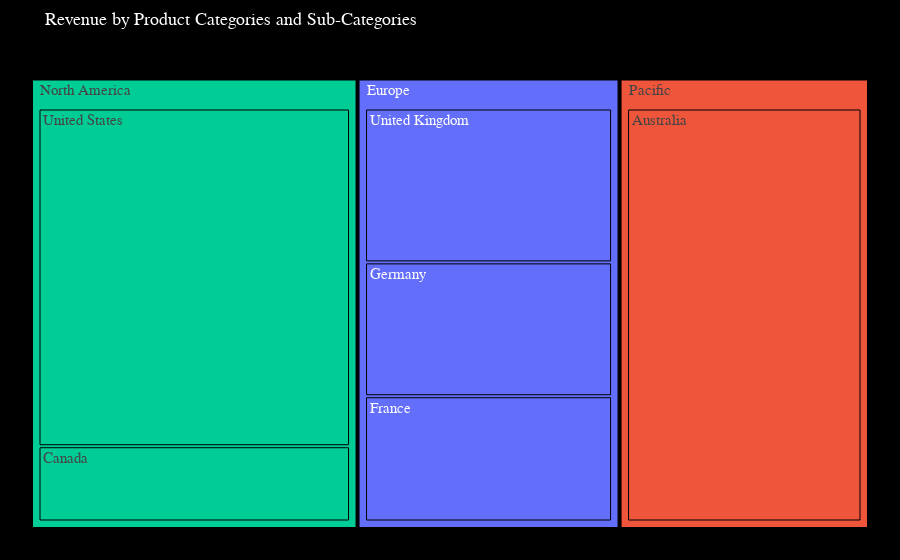

The notebook cell saved with this chart:
### Code cell
fig = px.treemap(data_frame = all_data, values = "Revenue", path = ["Continent", "Country"], color = "Continent",
                  color_continuous_scale='Viridis', hover_name = "Country",  hover_data={'Revenue': True, "Continent": True, "Country": True}, 
                  title="Revenue by Product Categories and Sub-Categories")
fig.update_traces(
   hovertemplate="<b>Continent:</b> %{customdata[1]}<br>" +  
                  "<b>Country:</b> %{label}<br>" +    
                  "<b>Revenue:</b> %{value}<br>"  
)

fig.update_layout(
    margin=dict(t=50, l=25, r=25, b=25),  
    title_font=dict(size=18, family='Arial', color='white'),  
    paper_bgcolor='black',
    font = dict(size = 15, family = 'Arial')
)
fig.show()

### Figure 1 — Plotly figure (JSON) as saved in the notebook; plotly's stock layout.template omitted (floating-point values rounded to 4 significant figures)
{"data": [{"branchvalues": "total", "customdata": [[2903000.0, "Europe", "United Kingdom"], [7416000.0, "Pacific", "Australia"], [1769000.0, "North America", "Canada"], [2525000.0, "Europe", "Germany"], [7939000.0, "North America", "United States"], [2363000.0, "Europe", "France"], [7790000.0, "Europe", "(?)"], [9708000.0, "North America", "(?)"], [7416000.0, "Pacific", "Australia"]], "domain": {"x": [0, 1], "y": [0, 1]}, "hovertemplate": "<b>Continent:</b> %{customdata[1]}<br><b>Country:</b> %{label}<br><b>Revenue:</b> %{value}<br>", "hovertext": ["United Kingdom", "Australia", "Canada", "Germany", "United States", "France", "(?)", "(?)", "Australia"], "ids": ["Europe/United Kingdom", "Pacific/Australia", "North America/Canada", "Europe/Germany", "North America/United States", "Europe/France", "Europe", "North America", "Pacific"], "labels": ["United Kingdom", "Australia", "Canada", "Germany", "United States", "France", "Europe", "North America", "Pacific"], "marker": {"colors": ["#636efa", "#EF553B", "#00cc96", "#636efa", "#00cc96", "#636efa", "#636efa", "#00cc96", "#EF553B"]}, "name": "", "parents": ["Europe", "Pacific", "North America", "Europe", "North America", "Europe", "", "", ""], "type": "treemap", "values": [2903000.0, 7416000.0, 1769000.0, 2525000.0, 7939000.0, 2363000.0, 7790000.0, 9708000.0, 7416000.0]}], "layout": {"autosize": true, "font": {"family": "Arial", "size": 15}, "legend": {"tracegroupgap": 0}, "margin": {"b": 25, "l": 25, "r": 25, "t": 50}, "paper_bgcolor": "black", "title": {"font": {"color": "white", "family": "Arial", "size": 18}, "text": "Revenue by Product Categories and Sub-Categories"}}}
